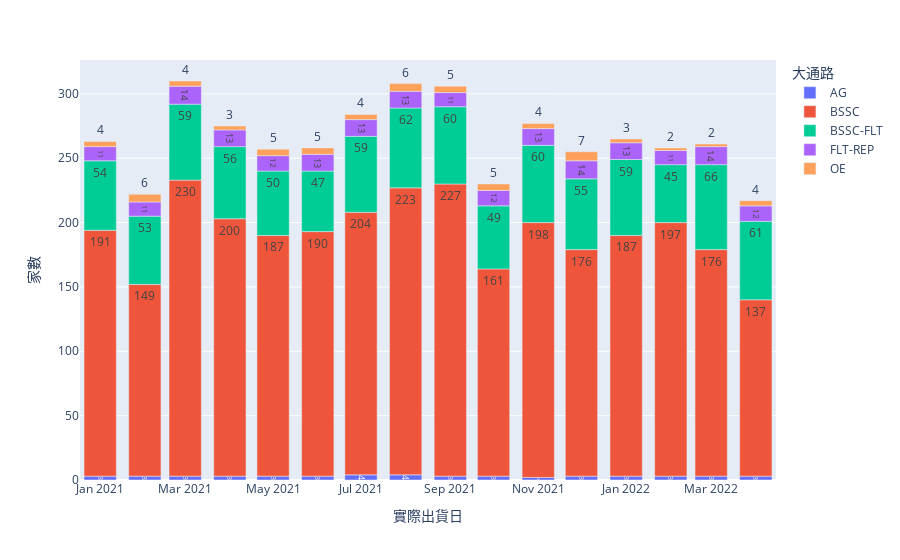

This figure's notebook cell:
### Code cell
fig_monthly_active_customer = px.bar(monthly_active_customers, x="實際出貨日", y="家數", color="大通路", text="家數")
fig_monthly_active_customer.show()

### Figure 1 — Plotly figure (JSON) as saved in the notebook; plotly's stock layout.template omitted (floating-point values rounded to 4 significant figures)
{"data": [{"alignmentgroup": "True", "hovertemplate": "大通路=AG<br>實際出貨日=%{x}<br>家數=%{text}<extra></extra>", "legendgroup": "AG", "marker": {"color": "#636efa", "pattern": {"shape": ""}}, "name": "AG", "offsetgroup": "AG", "orientation": "v", "showlegend": true, "text": [3, 3, 3, 3, 3, 3, 4, 4, 3, 3, 2, 3, 3, 3, 3, 3], "textposition": "auto", "type": "bar", "x": ["2021-01-01T00:00:00", "2021-02-01T00:00:00", "2021-03-01T00:00:00", "2021-04-01T00:00:00", "2021-05-01T00:00:00", "2021-06-01T00:00:00", "2021-07-01T00:00:00", "2021-08-01T00:00:00", "2021-09-01T00:00:00", "2021-10-01T00:00:00", "2021-11-01T00:00:00", "2021-12-01T00:00:00", "2022-01-01T00:00:00", "2022-02-01T00:00:00", "2022-03-01T00:00:00", "2022-04-01T00:00:00"], "xaxis": "x", "y": [3, 3, 3, 3, 3, 3, 4, 4, 3, 3, 2, 3, 3, 3, 3, 3], "yaxis": "y"}, {"alignmentgroup": "True", "hovertemplate": "大通路=BSSC<br>實際出貨日=%{x}<br>家數=%{text}<extra></extra>", "legendgroup": "BSSC", "marker": {"color": "#EF553B", "pattern": {"shape": ""}}, "name": "BSSC", "offsetgroup": "BSSC", "orientation": "v", "showlegend": true, "text": [191, 149, 230, 200, 187, 190, 204, 223, 227, 161, 198, 176, 187, 197, 176, 137], "textposition": "auto", "type": "bar", "x": ["2021-01-01T00:00:00", "2021-02-01T00:00:00", "2021-03-01T00:00:00", "2021-04-01T00:00:00", "2021-05-01T00:00:00", "2021-06-01T00:00:00", "2021-07-01T00:00:00", "2021-08-01T00:00:00", "2021-09-01T00:00:00", "2021-10-01T00:00:00", "2021-11-01T00:00:00", "2021-12-01T00:00:00", "2022-01-01T00:00:00", "2022-02-01T00:00:00", "2022-03-01T00:00:00", "2022-04-01T00:00:00"], "xaxis": "x", "y": [191, 149, 230, 200, 187, 190, 204, 223, 227, 161, 198, 176, 187, 197, 176, 137], "yaxis": "y"}, {"alignmentgroup": "True", "hovertemplate": "大通路=BSSC-FLT<br>實際出貨日=%{x}<br>家數=%{text}<extra></extra>", "legendgroup": "BSSC-FLT", "marker": {"color": "#00cc96", "pattern": {"shape": ""}}, "name": "BSSC-FLT", "offsetgroup": "BSSC-FLT", "orientation": "v", "showlegend": true, "text": [54, 53, 59, 56, 50, 47, 59, 62, 60, 49, 60, 55, 59, 45, 66, 61], "textposition": "auto", "type": "bar", "x": ["2021-01-01T00:00:00", "2021-02-01T00:00:00", "2021-03-01T00:00:00", "2021-04-01T00:00:00", "2021-05-01T00:00:00", "2021-06-01T00:00:00", "2021-07-01T00:00:00", "2021-08-01T00:00:00", "2021-09-01T00:00:00", "2021-10-01T00:00:00", "2021-11-01T00:00:00", "2021-12-01T00:00:00", "2022-01-01T00:00:00", "2022-02-01T00:00:00", "2022-03-01T00:00:00", "2022-04-01T00:00:00"], "xaxis": "x", "y": [54, 53, 59, 56, 50, 47, 59, 62, 60, 49, 60, 55, 59, 45, 66, 61], "yaxis": "y"}, {"alignmentgroup": "True", "hovertemplate": "大通路=FLT-REP<br>實際出貨日=%{x}<br>家數=%{text}<extra></extra>", "legendgroup": "FLT-REP", "marker": {"color": "#ab63fa", "pattern": {"shape": ""}}, "name": "FLT-REP", "offsetgroup": "FLT-REP", "orientation": "v", "showlegend": true, "text": [11, 11, 14, 13, 12, 13, 13, 13, 11, 12, 13, 14, 13, 11, 14, 12], "textposition": "auto", "type": "bar", "x": ["2021-01-01T00:00:00", "2021-02-01T00:00:00", "2021-03-01T00:00:00", "2021-04-01T00:00:00", "2021-05-01T00:00:00", "2021-06-01T00:00:00", "2021-07-01T00:00:00", "2021-08-01T00:00:00", "2021-09-01T00:00:00", "2021-10-01T00:00:00", "2021-11-01T00:00:00", "2021-12-01T00:00:00", "2022-01-01T00:00:00", "2022-02-01T00:00:00", "2022-03-01T00:00:00", "2022-04-01T00:00:00"], "xaxis": "x", "y": [11, 11, 14, 13, 12, 13, 13, 13, 11, 12, 13, 14, 13, 11, 14, 12], "yaxis": "y"}, {"alignmentgroup": "True", "hovertemplate": "大通路=OE<br>實際出貨日=%{x}<br>家數=%{text}<extra></extra>", "legendgroup": "OE", "marker": {"color": "#FFA15A", "pattern": {"shape": ""}}, "name": "OE", "offsetgroup": "OE", "orientation": "v", "showlegend": true, "text": [4, 6, 4, 3, 5, 5, 4, 6, 5, 5, 4, 7, 3, 2, 2, 4], "textposition": "auto", "type": "bar", "x": ["2021-01-01T00:00:00", "2021-02-01T00:00:00", "2021-03-01T00:00:00", "2021-04-01T00:00:00", "2021-05-01T00:00:00", "2021-06-01T00:00:00", "2021-07-01T00:00:00", "2021-08-01T00:00:00", "2021-09-01T00:00:00", "2021-10-01T00:00:00", "2021-11-01T00:00:00", "2021-12-01T00:00:00", "2022-01-01T00:00:00", "2022-02-01T00:00:00", "2022-03-01T00:00:00", "2022-04-01T00:00:00"], "xaxis": "x", "y": [4, 6, 4, 3, 5, 5, 4, 6, 5, 5, 4, 7, 3, 2, 2, 4], "yaxis": "y"}], "layout": {"barmode": "relative", "legend": {"title": {"text": "大通路"}, "tracegroupgap": 0}, "margin": {"t": 60}, "xaxis": {"anchor": "y", "domain": [0, 1], "title": {"text": "實際出貨日"}}, "yaxis": {"anchor": "x", "domain": [0, 1], "title": {"text": "家數"}}}}
